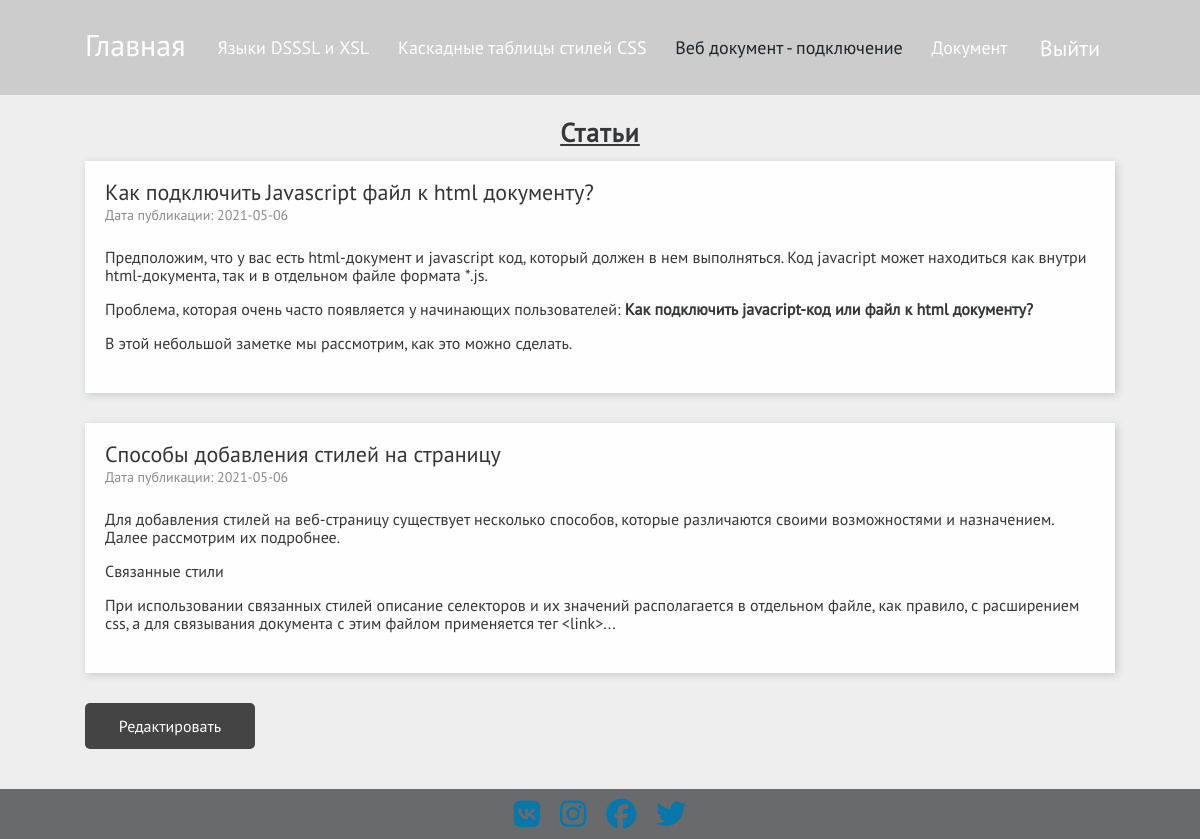
/content.php?tab=3 (signed in), run on the app's committed database.
### tables this page shows
CREATE TABLE `web_docs` (
  `id` int(11) NOT NULL,
  `ar_name` varchar(200) DEFAULT NULL,
  `article` text,
  `description` text,
  `date` date DEFAULT NULL
);

### functions.php (called while the page is built, shortened)
<?php
require_once 'config.php';
function select_all($table)
{
	global $link;
	$articles = array();
	$query =	"SELECT id, ar_name, description, date FROM {$table} ORDER BY id";
	$result = mysqli_query($link, $query);
	for ($i = 0; $i < mysqli_num_rows($result); $i++) {
		mysqli_data_seek($result, $i);
		$articles[] = mysqli_fetch_assoc($result);
	}
	return $articles;
}

### content.php (the view, shortened to what this page needs)
<?php
require_once 'functions.php';
$tab = 0;
$t3 = "web_docs";
if (isset($_GET['tab'])) {
	$tab = $_GET['tab'];
	switch ($tab) {
		case 3:
			$table = select_all($t3);
			$table_name = $t3;
			break;
	}
}
?>
<!DOCTYPE html>
<html lang="ru">
<head>
	<title><?php
				if (isset($_GET['tab'])) {
					$tab = $_GET['tab'];
					switch ($tab) {
						case 1:
							echo "Языки DSSSL и XSL";
							break;
						case 2:
							echo "Каскадные таблицы стилей CSS";
							break;
						case 3:
							echo "Веб документ - подключение";
							break;
						case 4:
							echo "Документ";
							break;
						default:
							$table = [];
							$table_name = "404";
							break;
					}
				} ?></title>
	<link rel="stylesheet" href="css/style.css">
</head>
<body>
	<div class="wrapper">
		<header class="header header__gray">
			<div class="header__content _container">
				<a href="index.php" class="header__logo">Главная</a>
				<nav class="header__menu menu__body">
					<ul class="menu__list">
						<li class="menu__item"><a href="content.php?tab=1" class="menu__link <?php if (isset($_GET['tab']) && ($_GET['tab'] == 1)) echo "menu__link_active" ?>">Языки DSSSL и XSL</a></li>
						<li class="menu__item"><a href="content.php?tab=2" class="menu__link <?php if (isset($_GET['tab']) && ($_GET['tab'] == 2)) echo "menu__link_active" ?>">Каскадные таблицы стилей CSS</a></li>
						<li class="menu__item"><a href="content.php?tab=3" class="menu__link <?php if (isset($_GET['tab']) && ($_GET['tab'] == 3)) echo "menu__link_active" ?>">Веб документ - подключение</a></li>
						<li class="menu__item"><a href="content.php?tab=4" class="menu__link <?php if (isset($_GET['tab']) && ($_GET['tab'] == 4)) echo "menu__link_active" ?>">Документ</a></li>
					</ul>
				</nav>
				<?php
				if (!empty($_SESSION["auth"]) and $_SESSION['auth'])
					echo "<a href='logout.php' class='header__in'>Выйти</a>";
				else echo "<a href='login.php' class='header__in'>Войти</a>";
				?>
			</div>
		</header>
		<main class="page page__info">
			<section class="news">
				<div class="news__content _container">
					<div class="news__title">Статьи</div>
					<?php
					if (isset($table))
						for ($i = 0; $i < count($table); $i++) {
							echo <<<CARD
					<div class="news__card card-news">
						<div class="card-news__text">
							<a href="article.php?tab=$tab&id={$table[$i]["id"]}" class="card-news__title">{$table[$i]["ar_name"]}</a>
							<div class="card-news__date">
								Дата публикации: {$table[$i]["date"]}
							</div>
							<div class="card-news__description">
							{$table[$i]["description"]}
							</div>
						</div>
					</div>
					CARD;
						}
					?>
					<?php
					if (!empty($_SESSION['admin']) and $_SESSION['admin'] && $table_name != '404') {
					?>
						<form action="editor.php" method="post">
							<div class="edit-form">
								<div class="edit__btn edit-btn" id="edit">Редактировать</div>
							</div>
						</form>
					<?php
					}
					?>
				</div>
			</section>
		</main>
		<footer class="footer">
			<div class="footer__content _container">
				<div class="footer__socials socials-footer">
					<a href="https://vk.com/" class="socials-footer__link"><i class="fab fa-vk"></i></a>
					<a href="https://www.instagram.com/" class="socials-footer__link"><i class="fab fa-instagram"></i></a>
					<a href="https://www.facebook.com/" class="socials-footer__link"><i class="fab fa-facebook"></i></a>
					<a href="https://twitter.com/?lang=ru" class="socials-footer__link"><i class="fab fa-twitter"></i></a>
				</div>
			</div>
		</footer>
	</div>
</body>
</html>

### css/style.css (style rules this page uses)
*:not(p, ol, h1, h2, h3, h4, h5, h6) { padding: 0px; margin: 0px; border: 0px; }
*, *:before, *:after { -webkit-box-sizing: border-box; box-sizing: border-box; }
aside, nav, footer, header, section { display: block; }
html, body { height: 100%; min-width: 320px; }
body { line-height: 1; font-family: "PTSans"; -ms-text-size-adjust: 100%; -moz-text-size-adjust: 100%; -webkit-text-size-adjust: 100%; }
a, a:visited { text-decoration: none; }
li:not(.ck-editor li, .card-news__description li, .article__text li) { list-style: none; }
body { color: #353738; font-size: 14px; min-width: 320px; }
.wrapper { width: 100%; min-height: 100vh; overflow: hidden; display: -webkit-box; display: -ms-flexbox; display: flex; -webkit-box-orient: vertical; -webkit-box-direction: normal; -ms-flex-direction: column; flex-direction: column; }
._container { max-width: 1070px; margin: 0 auto; padding: 0 20px; }
.header { min-width: 320px; position: absolute; width: 100%; z-index: 50; left: 0; top: 0px; height: 95px; }
.header__content { height: 100%; display: -webkit-box; display: -ms-flexbox; display: flex; -webkit-box-align: center; -ms-flex-align: center; align-items: center; }
.header__gray { background: #ccc; z-index: 15 !important; }
.header__logo { margin: -5px 0px 0px 0px; width: 100px; color: #fff; font-size: 30px; line-height: 40px; }
.header__in { display: block; color: #fff; font-size: 22px; margin: 0px 15px 0px 0px; }
.menu__body { padding: 0px 3.15%; -webkit-box-flex: 1; -ms-flex: 1 1 auto; flex: 1 1 auto; }
.menu__list { display: -webkit-box; display: -ms-flexbox; display: flex; -webkit-box-pack: justify; -ms-flex-pack: justify; justify-content: space-between; }
.menu__item { display: block; }
.menu__link { color: #fff; font-size: 18px; }
.menu__link_active { color:rgba(28, 36, 42); }
.footer { z-index: 10; background: #353738bd; height: 50px; padding: 10px 0px; }
.footer__socials { display: -webkit-box; display: -ms-flexbox; display: flex; -webkit-box-pack: center; -ms-flex-pack: center; justify-content: center; }
.socials-footer { font-size: 30px; }
.socials-footer__link { margin: 0px 10px; color: #0777ac; -webkit-transition: color 0.2s ease 0s; -o-transition: color 0.2s ease 0s; transition: color 0.2s ease 0s; }
.page { -webkit-box-flex: 1; -ms-flex: 1 1 auto; flex: 1 1 auto; position: relative; }
.page__info { background: #eee; }
.news { padding: 120px 0px 30px; }
.news__title { text-align: center; font-size: 26px; letter-spacing: 1.1px; font-weight: 700; margin: 0px 0px 15px 0px; text-decoration: underline; }
.news__card { margin: 0px 0px 30px 0px; }
.card-news { -webkit-box-shadow: 2px 2px 8px 0px rgba(34, 60, 80, 0.2); box-shadow: 2px 2px 8px 0px rgba(34, 60, 80, 0.2); background: #fefefe; display: -webkit-box; display: -ms-flexbox; display: flex; padding: 20px; }
.card-news__text { display: -webkit-box; display: -ms-flexbox; display: flex; -webkit-box-orient: vertical; -webkit-box-direction: normal; -ms-flex-direction: column; flex-direction: column; }
.card-news__title { font-size: 22px; color: #353535; margin: 0px 0px 5px 0px; display: inline-block; }
.card-news__date { font-size: 14px; color: #8b8b8b; margin: 0px 0px 10px 0px; }
.card-news__description { font-size: 16px; line-height: 18px; -webkit-box-flex: 1; -ms-flex: 1 1 auto; flex: 1 1 auto; margin: 0px 0px 5px 0px; }
.edit-btn { display: block; cursor: pointer; text-align: center; width: 170px; padding: 15px 0; background: #444; font-size: 16px; border-radius: 5px; color: #fff; transition: all .2s ease 0s; margin: 0 0 10px 0; }

### data on the page
web_docs: ar_name "Как подключить Javascript файл к html документу?", date "2021-05-06", description "Предположим, что у вас есть html-документ и javascript код, который должен в нем выполняться. Код javacript может находиться как внутри html-документа, так и в отдельном файле формата *.js. Проблема, которая очень часто появляется у начинающих пользователей: Как подключить javacript-код или файл к html документу? В этой небольшой заметке мы рассмотрим, как это можно сделать."
web_docs: ar_name "Способы добавления стилей на страницу", date "2021-05-06", description "Для добавления стилей на веб-страницу существует несколько способов, которые различаются своими возможностями и назначением. Далее рассмотрим их подробнее. Связанные стили При использовании связанных стилей описание селекторов и их значений располагается в отдельном файле, как правило, с расширением css, а для связывания документа с этим файлом применяется тег <link>..."
